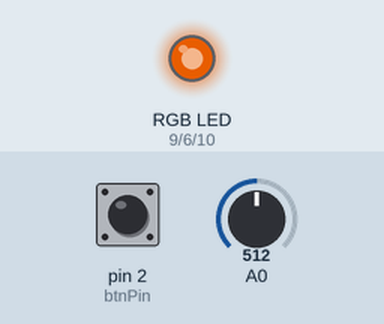
A sketch run on a simulated Arduino Uno, built with avr-gcc and run on an emulated ATmega328P. Parts: an RGB LED mixed from three pins (HIGH = lit). The inputs (shaded band) are chosen by the test bench; at power-on: A0 = 512, pin 2 (btnPin) HIGH. Dim RGB values are drawn brighter than linear; what the sketch prints to the serial monitor is not drawn.

Above: at 1.2 s.
1.3 s: A0 set to 534
At 2.33 s:
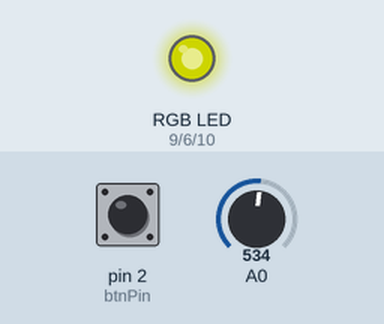
4.3 s: pin 2 (btnPin) pulled LOW for 0.15 s
5.9 s: A0 set to 511
At 7.1 s:
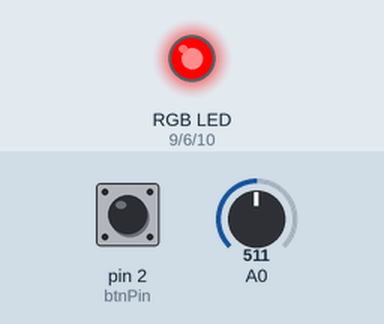
7.4 s: pin 2 (btnPin) pulled LOW for 1 s
At 10.33 s:
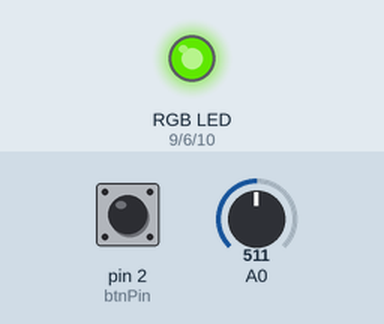
11.4 s: A0 set to 716
14.4 s: pin 2 (btnPin) pulled LOW for 0.15 s
At 15.1 s:
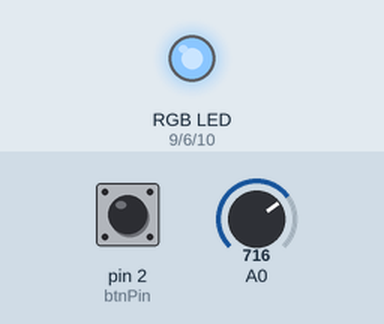
Timing chart, 0 to 17.0 s (numbered marks = the images above; inputs shaded):
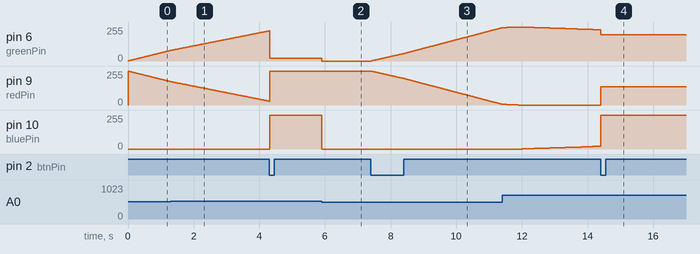

Measured:
- the behaviour switches between 517 and 518 on A0 (found by bisection; images 0 and 1)
- after the input at 1.3 s, pin 10 (bluePin): stays 0/255 (without the input it goes to 1/255 after 2.9 s)
- after the input at 5.9 s, pin 6 (greenPin): 20/255 → 0/255 at once; pin 9 (redPin): 253/255 → 254/255 at once; pin 10 (bluePin): 255/255 → 0/255 at once
- after the input at 7.4 s, pin 6 (greenPin): moves from 0/255 to 250/255 over 4.0 s, starting at once; pin 9 (redPin): moves from 254/255 to 5/255 over 4.0 s, starting at once
- after the input at 14.4 s, pin 9 (redPin): 0/255 → 138/255 at once

The sketch:

universal_rgb_led_controller.ino
```cpp
#include <math.h>

/**
 * RGBController
 * author: peterrus
 * License: Attribution-ShareAlike 3.0 Unported (http://creativecommons.org/licenses/by-sa/3.0/)
 * rgbled autofading code based on https://gist.github.com/766994 by jamesotron
 */

const int redPin = 9;
const int greenPin = 6;
const int bluePin = 10;
const int btnPin = 2;
const int ledPin = 13;

const unsigned int debounceTime = 50;

unsigned long lastInterruptTime = 0;

boolean cycle = true;

boolean doModeSwitch = false;

void setup() {
  Serial.begin(38400);
  Serial.println("ctrl:on");

  pinMode(btnPin, INPUT);
  digitalWrite(btnPin, HIGH);

  attachInterrupt(0, doCycleToggle, LOW);

  // Start off with the LED off.
  setColourRgb(0,0,0);
}

void loop() {
  if(cycle)
  {
    unsigned int rgbColour[3];

    // Start off with red.
    rgbColour[0] = 255;
    rgbColour[1] = 0;
    rgbColour[2] = 0;

    // Choose the colours to increment and decrement.
    for (int decColour = 0; decColour < 3; decColour += 1) {

      if(doModeSwitch)
      {
        doModeSwitch = false;
        setColourRgb(0,0,0);
        break;
      }

      int incColour = decColour == 2 ? 0 : decColour + 1;

      int previousVal = 0;

      // cross-fade the two colours.
      for(int i = 0; i < 255; i += 1) {
        if(!cycle) { doModeSwitch = true; break; }

        rgbColour[decColour] -= 1;
        rgbColour[incColour] += 1;

        setColourRgb(rgbColour[0], rgbColour[1], rgbColour[2]);

        float reading = analogRead(A0);
        int fadeSpeed = 1024*pow((reading/1024), 6);

        if(fadeSpeed - 2 != fadeSpeed && fadeSpeed + 2 != fadeSpeed && fadeSpeed != fadeSpeed && fadeSpeed - 1 != fadeSpeed && fadeSpeed + 1 != fadeSpeed)
        {
          Serial.print("ctrl:speed=");
          Serial.println(fadeSpeed);
        }

        previousVal = fadeSpeed;

        delay(fadeSpeed);
      }
    }
  }
  else
  {
    setColourFromPotmeter(analogRead(A0));
  }
}

void setColourRgb(unsigned int red, unsigned int green, unsigned int blue) {
  analogWrite(redPin, red);
  analogWrite(greenPin, green);
  analogWrite(bluePin, blue);
 }

void doCycleToggle()
{
  if(millis() - lastInterruptTime > debounceTime)
  {
    cycle = !cycle;
  }

  lastInterruptTime = millis();

//  if(cycle)
//  {
//    Serial.println("ctrl:mode=cycle");
//  }
//  else
//  {
//    Serial.println("ctrl:mode=colorwheel");
//  }
}

void setColourFromPotmeter(double potValue)
{
  // R = (sin(x * pi / 512 - (0.5 * pi)) + 1) * 127.5
  // G = (sin((x + 2 / 3 * 1024) * pi / 512 - (0.5 * pi)) + 1) * 127.5
  // B = (sin((x + 4 / 3 * 1024) * pi / 512 - (0.5 * pi)) + 1) * 127.5
  double pi = 3.1415;
  double x = potValue;

  // delen werkt niet: gebruik 3.0 notatie.
  int red = (((sin(x*pi/512.0-(0.5*pi)))+0.5)/1.5*255.0);
  int green = (((sin((x+2.0/3.0*1024.0)*pi/512.0-(0.5*pi)))+0.5)/1.5*255.0);
  int blue = (((sin((x+4.0/3.0*1024.0)*pi/512.0-(0.5*pi)))+0.5)/1.5*255.0);

  setColourRgb(red, green, blue);
}
```
